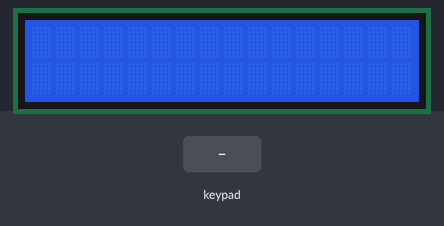
Simulated run of this sketch. Board: Arduino Uno, built with avr-gcc and run on an emulated ATmega328P. Shown: 16×2 character LCD. The test bench sets the inputs (shaded band).

Above: at 1.2 s.
1.3 s: keypad keys 7 + 5 = pressed 0.4 s apart
At 2.8 s:
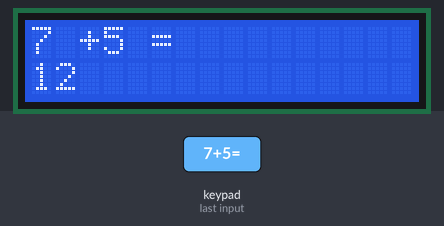
4.4 s: key '*' pressed
At 5.4 s:
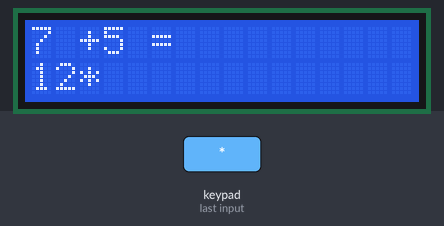
5.9 s: keypad keys 6 * 7 = pressed 0.4 s apart
At 7.5 s:
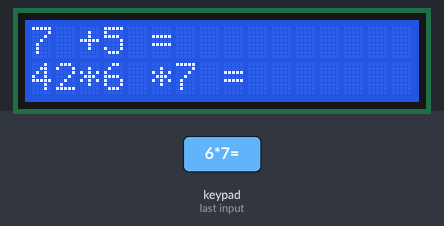
9.0 s: key '1' pressed
At 10.1 s:
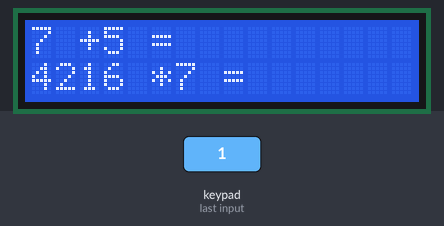
10.5 s: key '/' pressed
At 11.4 s:
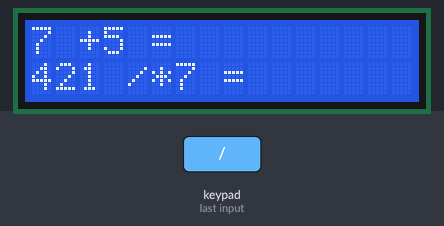
12.0 s: keypad keys 5 6 7 4 * pressed 0.4 s apart
At 14.7 s:
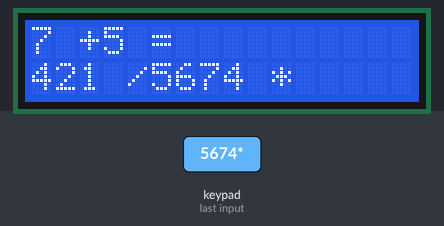
Timing chart, 0 to 16.2 s (numbered marks = the images above; inputs shaded):
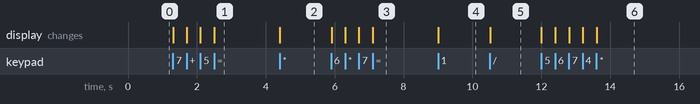

The sketch:

sketch_mar05a.ino
```cpp
#include <LiquidCrystal.h>
#include <Keypad.h>

#define rs 13
#define en 12
#define d4 8
#define d5 9
#define d6 10
#define d7 11

LiquidCrystal lcd(rs, en, d4, d5, d6, d7);

const byte ROWS = 4; //four rows
const byte COLS = 4; //four columns
char keys[ROWS][COLS] = {
  {'1','2','3','-'},
  {'4','5','6','*'},
  {'7','8','9','/'},
  {'c','0','=','+'}
};
byte rowPins[ROWS] = {5,6,7,4}; //connect to the row pinouts of the keypad
byte colPins[COLS] = {3,2,1,0}; //connect to the column pinouts of the keypad

Keypad keypad = Keypad( makeKeymap(keys), rowPins, colPins, ROWS, COLS );

int num1=0;
char operand;
int i=0;
void setup() {
  // put your setup code here, to run once:
  lcd.begin(16 , 2);
  lcd.clear();
}

void loop() {
  // put your main code here, to run repeatedly:
  if(i==0){lcd.setCursor(0,0);i++;}
  int a = 1;
  char key = keypad.waitForKey();
  lcd.print(key);
  if(key == 'c'){lcd.clear();}
  int key_int0 = key - '0';
  if(key_int0 <= 9 && key_int0 >= 0 ){
    while(a == 1){
      key = keypad.waitForKey();
      int key_int1 = key - '0';
      if(key_int1 <=9 && key_int1 >=0 ){
        key_int0 = (key_int0 * 10) + key_int1;
        }
      else{a=0;lcd.print(" ");}
      lcd.print(key);
    }
  }
  if(key == '='){
    lcd.setCursor(0,1);
    if(operand == '/'){lcd.print(String(num1 / key_int0));}
    if(operand == '*'){lcd.print(String(key_int0 * num1));}
    if(operand == '+'){lcd.print(String(key_int0 + num1));}
    if(operand == '-'){lcd.print(String(num1 - key_int0));}
    }
  operand = key;
  num1 = key_int0;
}
```

Measured:
- after the input at 1.3 s, the display: first changes at once (image 1 shows a later state)
- after the input at 4.4 s, the display: changes at once (image 2)
- after the input at 5.9 s, the display: first changes at once (image 3 shows a later state)
- after the input at 9.0 s, the display: changes at once (image 4)
- after the input at 10.5 s, the display: changes at once (image 5)
- after the input at 12.0 s, the display: first changes at once (image 6 shows a later state)
